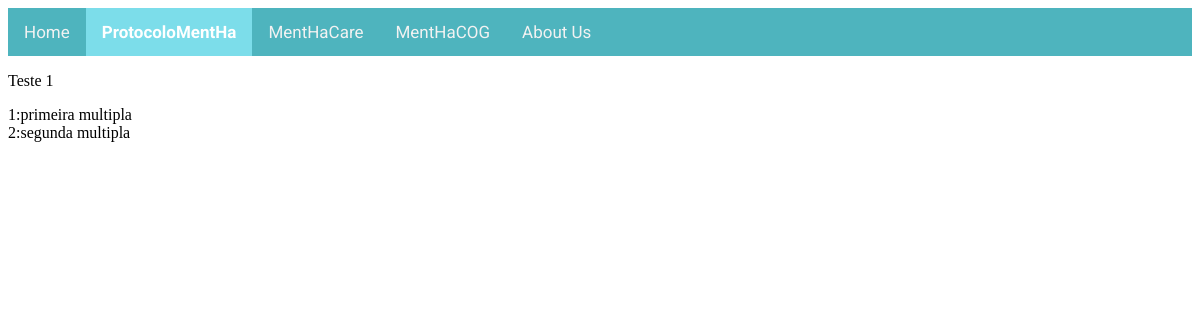
/pMentHa/1, run on an earlier commit of the app's database.
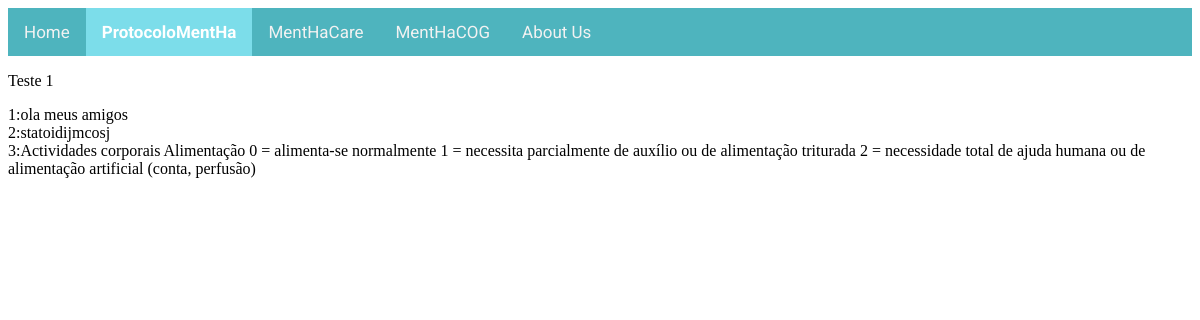
And on a later commit of the database.
### pMentHa/models.py (models this page shows)
class Test(models.Model):
    name = models.CharField(max_length=64)
    type = models.CharField(max_length=64)
    statement = models.TextField(max_length=1000)
    questions = models.ManyToManyField('Question', blank=True, related_name="questions")
    advisor = models.ForeignKey('Advisor', on_delete=models.SET_NULL, null=True, related_name="advisor")
    def __str__(self):
        return f"Teste {self.id}"

class Question(models.Model):
    classes = models.CharField(max_length=64)
    statement = models.TextField(max_length=1000)
    quotation = models.CharField(max_length=64)
    def __str__(self):
        return f"{self.id}:{self.statement}"

### pMentHa/views.py (the view)
# urls.py: path("<int:test_id>", views.test, name="test")
def test(request, test_id):
    evaluation = Test.objects.get(pk=test_id)
    return render(request, "pMentHa/test.html", {
        "evaluation": evaluation,
        "questions": evaluation.questions.all(),
    })

### pMentHa/templates/pMentHa/test.html (shortened to what this page needs)
{% extends "pMentHa/layout.html" %}
{% load static %}
{% block head %}
    <link rel="stylesheet" type="text/css" href="{% static 'pMentHa/patientoverview.css' %}">
    <div class="topmenu">
        <a href="{% url 'index' %}">Home</a>
        <a class="active" href="{% url 'regPatient' %}">ProtocoloMentHa</a>
        <a href="multimedia.html">MentHaCare</a>
        <a href="info.html">MentHaCOG</a>
        <a href="info.html">About Us</a>
    </div>
{% endblock %}
{% block body %}
    <p>{{ evaluation }}</p>
    {% for question in questions %}
        {{ question }}
        <br>
    {% endfor %}
{% endblock %}

### pMentHa/templates/pMentHa/layout.html (shortened to what this page needs)
<!DOCTYPE html>
<html lang="en">
    <head>
    {% load static %}
        {% block head %}
        {% endblock %}
    </head>
    <body>
        {% block body %}
        {% endblock %}
    </body>
</html>

### pMentHa/static/pMentHa/patientoverview.css (style rules this page uses)
body { background-position: center; }
.topmenu { background-color: #4EB4BE; overflow: hidden; }
.topmenu a { float: left; color: #f2f2f2; text-align: center; padding: 14px 16px; text-decoration: none; font-size: 17px; font-family: 'Roboto', sans-serif; }
.topmenu a.active { background-color: #7CDDEA; font-weight: bold; color: white; }

What changed in the data, as far as the page shows it:
changed Question: id+statement "1:primeira multipla" → "1:ola meus amigos"
changed Question: id+statement "2:segunda multipla" → "2:statoidijmcosj"
now on this page (row edited): Question: id+statement "3:Actividades corporais Alimentação 0 = alimenta-se normalmente 1 = necessita parcialmente de auxílio ou de alimentação triturada 2 = necessidade total de ajuda humana ou de alimentação artificial (conta, perfusão)"
